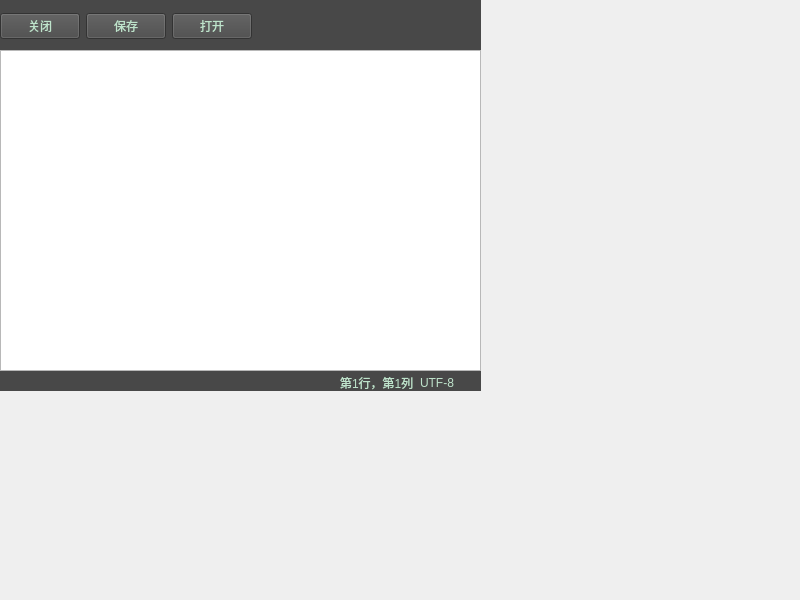
<?xml version="1.0" encoding="UTF-8"?>
<ui version="4.0">
 <class>Widget</class>
 <widget class="QWidget" name="Widget">
  <property name="geometry">
   <rect>
    <x>0</x>
    <y>0</y>
    <width>800</width>
    <height>600</height>
   </rect>
  </property>
  <property name="windowTitle">
   <string>Widget</string>
  </property>
  <widget class="QWidget" name="layoutWidget">
   <property name="geometry">
    <rect>
     <x>0</x>
     <y>0</y>
     <width>481</width>
     <height>391</height>
    </rect>
   </property>
   <layout class="QVBoxLayout" name="verticalLayout">
    <property name="spacing">
     <number>0</number>
    </property>
    <item>
     <widget class="QWidget" name="widgetButtonUp" native="true">
      <property name="minimumSize">
       <size>
        <width>0</width>
        <height>50</height>
       </size>
      </property>
      <property name="styleSheet">
       <string notr="true">background-color: rgb(72, 72, 72);</string>
      </property>
      <widget class="QWidget" name="layoutWidget">
       <property name="geometry">
        <rect>
         <x>0</x>
         <y>10</y>
         <width>441</width>
         <height>32</height>
        </rect>
       </property>
       <layout class="QHBoxLayout" name="Hbuttonlayout">
        <item>
         <widget class="QPushButton" name="closeButton">
          <property name="styleSheet">
           <string notr="true">color: rgb(190, 227, 203);</string>
          </property>
          <property name="text">
           <string>关闭</string>
          </property>
         </widget>
        </item>
        <item>
         <widget class="QPushButton" name="saveButton">
          <property name="styleSheet">
           <string notr="true">color: rgb(190, 227, 203);</string>
          </property>
          <property name="text">
           <string>保存</string>
          </property>
         </widget>
        </item>
        <item>
         <widget class="QPushButton" name="openButton">
          <property name="styleSheet">
           <string notr="true">color: rgb(190, 227, 203);</string>
          </property>
          <property name="text">
           <string>打开</string>
          </property>
         </widget>
        </item>
        <item>
         <spacer name="horizontalSpacer">
          <property name="orientation">
           <enum>Qt::Horizontal</enum>
          </property>
          <property name="sizeHint" stdset="0">
           <size>
            <width>40</width>
            <height>20</height>
           </size>
          </property>
         </spacer>
        </item>
       </layout>
      </widget>
     </widget>
    </item>
    <item>
     <widget class="MyTextEdit" name="myTextEdit"/>
    </item>
    <item>
     <widget class="QWidget" name="widgetLabelDown" native="true">
      <property name="minimumSize">
       <size>
        <width>0</width>
        <height>20</height>
       </size>
      </property>
      <property name="styleSheet">
       <string notr="true">background-color: rgb(72, 72, 72);</string>
      </property>
      <widget class="QWidget" name="layoutWidget">
       <property name="geometry">
        <rect>
         <x>3</x>
         <y>0</y>
         <width>471</width>
         <height>23</height>
        </rect>
       </property>
       <layout class="QHBoxLayout" name="horizontalLayout">
        <item>
         <spacer name="horizontalSpacer_2">
          <property name="orientation">
           <enum>Qt::Horizontal</enum>
          </property>
          <property name="sizeHint" stdset="0">
           <size>
            <width>40</width>
            <height>20</height>
           </size>
          </property>
         </spacer>
        </item>
        <item>
         <widget class="QLabel" name="posLabel">
          <property name="styleSheet">
           <string notr="true">color: rgb(190, 227, 203);</string>
          </property>
          <property name="text">
           <string>第1行，第1列</string>
          </property>
         </widget>
        </item>
        <item>
         <widget class="QLabel" name="label">
          <property name="styleSheet">
           <string notr="true">color: rgb(190, 227, 203);</string>
          </property>
          <property name="text">
           <string>UTF-8</string>
          </property>
         </widget>
        </item>
        <item>
         <spacer name="horizontalSpacer_3">
          <property name="orientation">
           <enum>Qt::Horizontal</enum>
          </property>
          <property name="sizeType">
           <enum>QSizePolicy::Fixed</enum>
          </property>
          <property name="sizeHint" stdset="0">
           <size>
            <width>20</width>
            <height>20</height>
           </size>
          </property>
         </spacer>
        </item>
       </layout>
      </widget>
     </widget>
    </item>
   </layout>
  </widget>
 </widget>
 <customwidgets>
  <customwidget>
   <class>MyTextEdit</class>
   <extends>QTextEdit</extends>
   <header>mytextedit.h</header>
  </customwidget>
 </customwidgets>
 <resources/>
 <connections/>
</ui>
